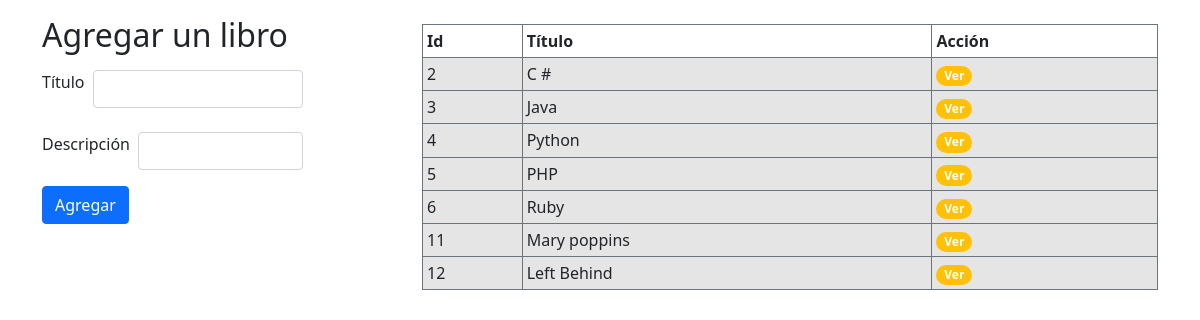
The page / on the database its author committed.
### book_authors_app/models.py (models this page shows, shortened)
class Book(models.Model):
    title = models.CharField(max_length=50)
    desc = models.TextField(max_length= 250)
    created_at = models.DateTimeField(auto_now_add = True)
    updated_at = models.DateTimeField(auto_now_add = True)

### book_authors_app/views.py (the view, shortened to what this page needs)
# urls.py: path('', views.index),
def index(request):
    if request.method == 'GET':
        print(Book)
        context = {
            'libros': Book.objects.all(),
        }
        print('libros.title')
        return render(request, 'index.html', context)

### book_authors_app/templates/index.html (shortened to what this page needs)
<!DOCTYPE html>
<html lang="en">
<head>
    <link href="https://cdn.jsdelivr.net/npm/bootstrap@5.0.2/dist/css/bootstrap.min.css" rel="stylesheet"
>
</head>
<body>
    {% load static %}
    <div class="container">
        <div class="row d-flex justify-content-between">
            <div class="col-3 ">
                <form action="" method="POST">
                    <div class="mb-3">
                        <h2 class="h2 my-3"> Agregar un libro</h2>
                        <div class="d-flex mb-4">
                            <label for="titulo-id" class="form-label me-2">Título</label>
                            <input type="text" class="form-control" id="titulo-id" name="titulo">
                        </div>
                        <div class="d-flex mb-2">
                            <label for="Descript-id" class="form-label me-2">Descripción</label>
                            <input type="text" class="form-control" id="Descript-id" name="descript">
                        </div>
                    </div>
                    <button type="submit" class="btn btn-primary">Agregar</button>
                </form>
            </div>
            <div class="col-8 mt-4">
                <table class="table table-bordered  table table-sm table-condensed border-secondary table-succes table-hover">
                    <thead>
                        <tr>
                            <th>Id</th>
                            <th>Título</th>
                            <th>Acción</th>
                        </tr>
                    </thead>
                    <tbody>
                        {%for li in libros%}
                        <tr class="table-active">
                            <td> {{li.id}}</td>
                            <td> {{li.title}}</td>
                            <td> <a href="/books/{{li.id}}">
                            <span class="badge rounded-pill bg-warning">Ver</span></a>
                            </td>
                        </tr>
                        {% endfor %}
                    </tbody>
                </table>
            </div>
        </div>
    </div>
</body>
</html>

### rows shown on the page
Book: id "2", title "C #"
Book: id "3", title "Java"
Book: id "4", title "Python"
Book: id "5", title "PHP"
Book: id "6", title "Ruby"
Book: id "11", title "Mary poppins"
Book: id "12", title "Left Behind"
